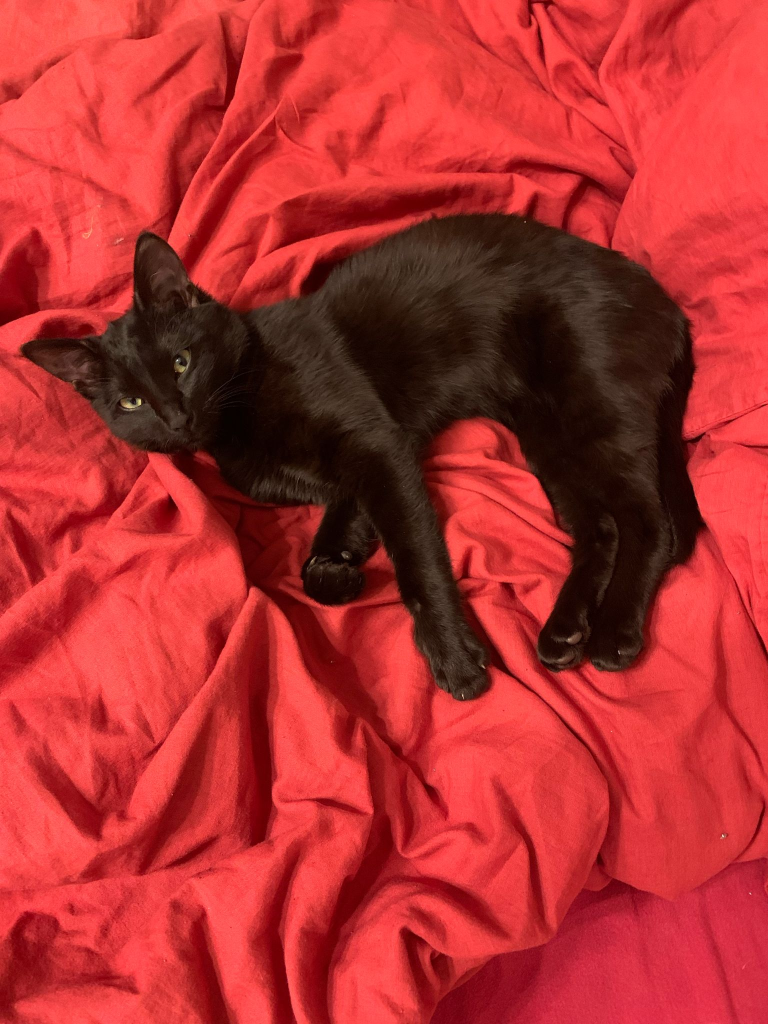
#> input picture cat.jpg, 1536 x 2048 px (shown at 1/2 size)
$ jupyter execute --allow-errors main.ipynb
#> lines starting #> are read from the running program, lines starting #| are printed output that depends on the picture
[cell 1]
import numpy as np
import matplotlib.pyplot as plt
from sklearn.datasets import make_blobs, make_circles
from sklearn.metrics import accuracy_score, log_loss
from tqdm import tqdm
import matplotlib.animation as animation

plt.style.use('dark_background')

# Fonctions

[cell 2]
# [12 lines left out: function initialisation, not called in this run]

[cell 3]
# [12 lines left out: function forward_propagation, not called in this run]

[cell 4]
# [15 lines left out: function back_propagation, not called in this run]

[cell 5]
# [9 lines left out: function update, not called in this run]

[cell 6]
# [6 lines left out: function predict, not called in this run]

[cell 7]
# [38 lines left out: function deep_neural_network, not called in this run]

## CHIEN vs. CHAT

### Dataset

[cell 8]
from utilities import *

#> (a cell that did not finish here is left out)

#> (a cell that did not finish here is left out)

#> (a cell that did not finish here is left out)

### Entrainement du Réseau

#> (a cell that did not finish here is left out)

#> (a cell that did not finish here is left out)

#> (a cell that did not finish here is left out)

#> (a cell that did not finish here is left out)

#> (a cell that did not finish here is left out)

### Test avec mon chat : Bagui

[cell 17]
from PIL import Image
import numpy as np

img = Image.open('cat.jpg') # ouvrir l'image
#> img is the input picture: PIL image 1536x2048 RGB; mean R, G, B 177.2, 47, 47.3
img = img.resize((64, 64)) # redimensionner l'image, exemple : 64x64 pixels
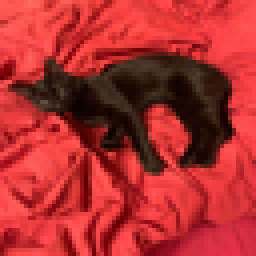
#> img: PIL image 64x64 RGB (shown 4 times larger); mean R, G, B 177.1, 47, 47.3
img = np.array(img) # convertir l'image en tableau numpy
img = img / 255 # normaliser les valeurs des pixels
#> img: shape (64, 64, 3) float64

#la shape de l'image est pour le moment de (64, 64, 3) car c'est une image en couleur
#il faut la transformer en image en noir et blanc
img = img.mean(axis=2) # transformer l'image en noir et blanc en moyennant les valeurs des 3 canaux RGB
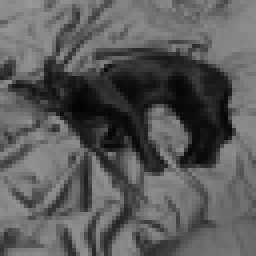
#> img: shape (64, 64) float64 (shown 4 times larger); min 0.0131, max 0.596, mean 0.355
print(img.shape)
#| (64, 64)

# on veut que la shape soit de (1, 4096) donc on applatit l'image
img_reshape = img.reshape(1, -1)
# en gros, on a transformé l'image en un tableau de 1 ligne et 4096 colonnes
print(img_reshape.shape)
#| (1, 4096)

[cell 18]
plt.figure(figsize=(16, 8))
plt.subplot(4, 5, 1)
plt.imshow(img, cmap='gray')
plt.tight_layout()
plt.show()

#> (a cell that did not finish here is left out)

#> (a cell that did not finish here is left out)

[cell 21]
# on transpose l'image pour avoir la shape (4096, 1)
img_reshape = img_reshape.T
#> img_reshape = 4096 values, max 0.596 at index 7, min 0.0131 at index 1683, mean 0.355
print(img_reshape.shape)
#| (4096, 1)

[cell 22]
# [5 lines left out: function traduction, not called in this run]

'''Prediction de si c'est un chat ou un chien'''
#> (the rest of this cell did not finish here and is left out)

#> (a cell that did not finish here is left out)

### Test avec une Image de Chien

[cell 24]
img2 = Image.open('dog.jpg') # ouvrir l'image
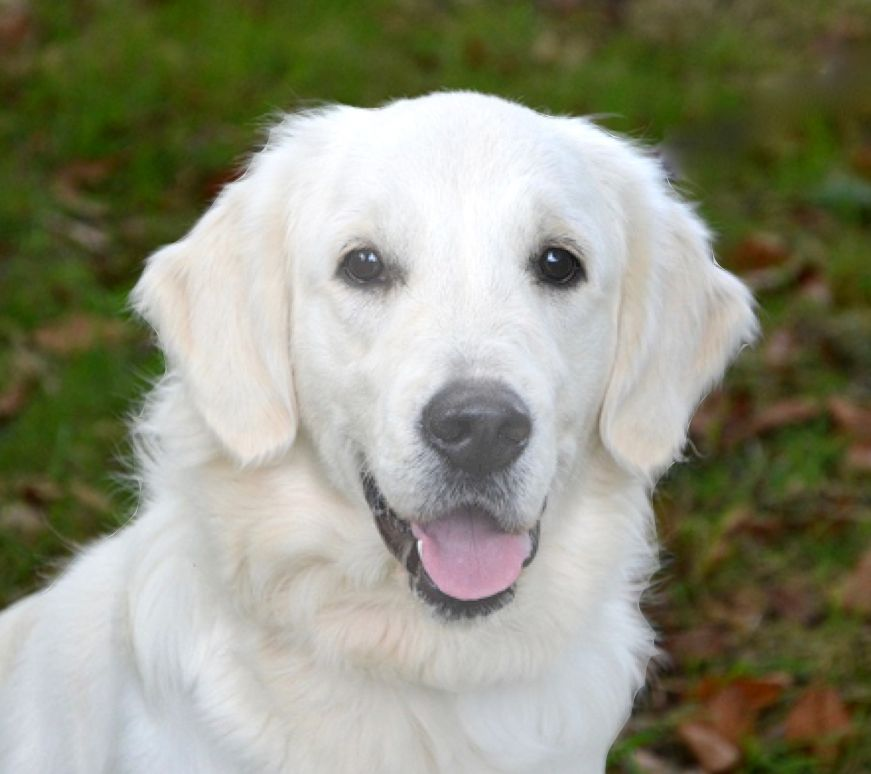
#> input picture dog.jpg, 871 x 774 px
#> img2 is the input picture: PIL image 871x774 RGB; mean R, G, B 142.5, 143.5, 123.4
img2 = img2.resize((64, 64)) # redimensionner l'image, exemple : 64x64 pixels
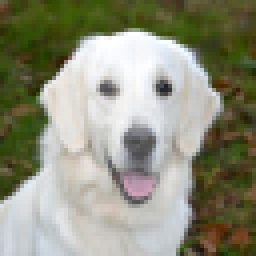
#> img2: PIL image 64x64 RGB (shown 4 times larger); mean R, G, B 142.5, 143.5, 123.4
img2 = np.array(img2) # convertir l'image en tableau numpy
img2 = img2 / 255 # normaliser les valeurs des pixels
#> img2: shape (64, 64, 3) float64

#la shape de l'image est pour le moment de (64, 64, 3) car c'est une image en couleur
#il faut la transformer en image en noir et blanc
img2 = img2.mean(axis=2) # transformer l'image en noir et blanc en moyennant les valeurs des 3 canaux RGB
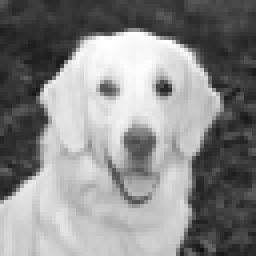
#> img2: shape (64, 64) float64 (shown 4 times larger); min 0.0654, max 1, mean 0.535
print(img2.shape)
#| (64, 64)

# on veut que la shape soit de (1, 4096) donc on applatit l'image
img_reshape2 = img2.reshape(1, -1)
# en gros, on a transformé l'image en un tableau de 1 ligne et 4096 colonnes
print(img_reshape2.shape)
#| (1, 4096)
